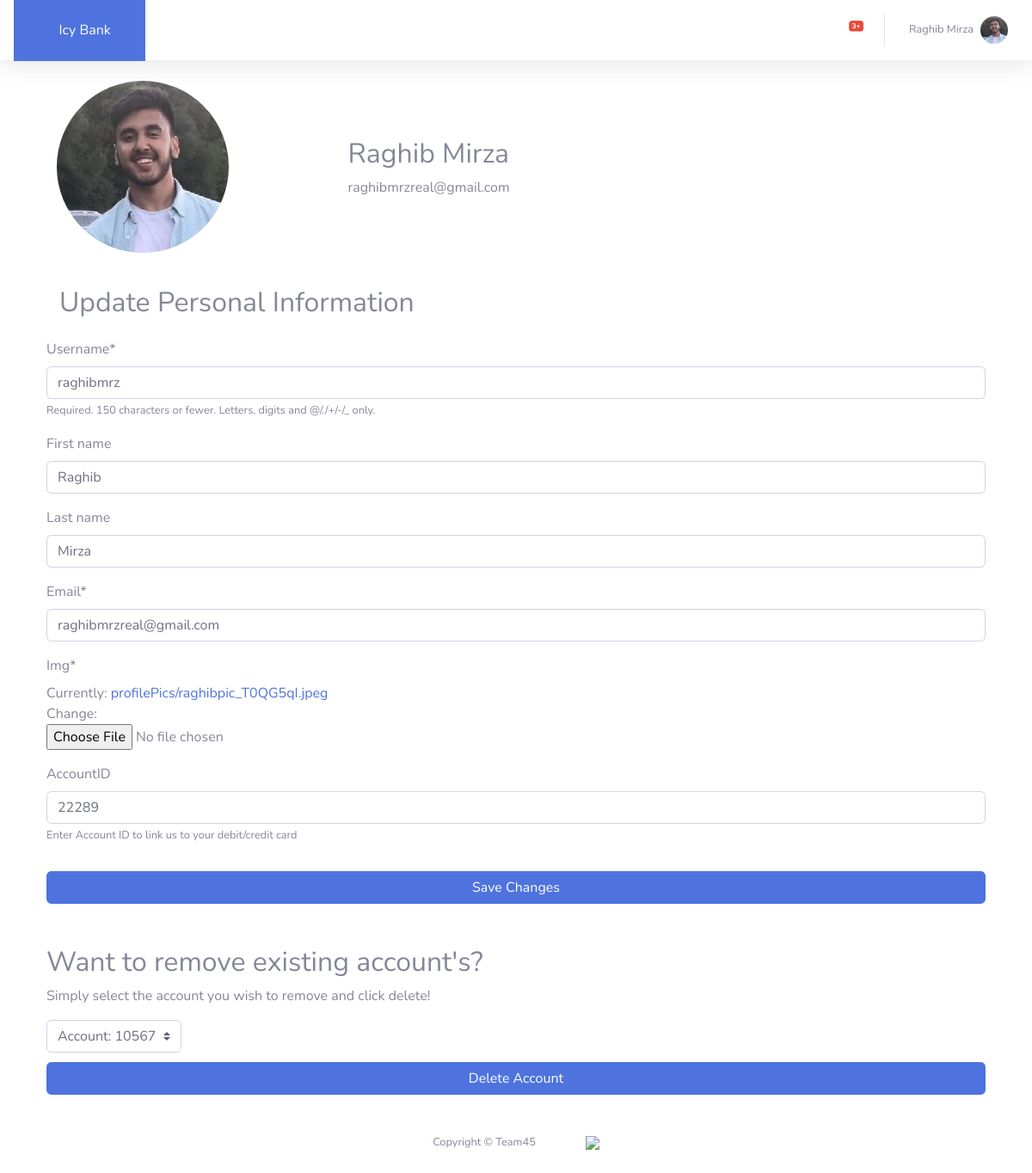
The page /home/profile (signed in) on the database as committed earlier.
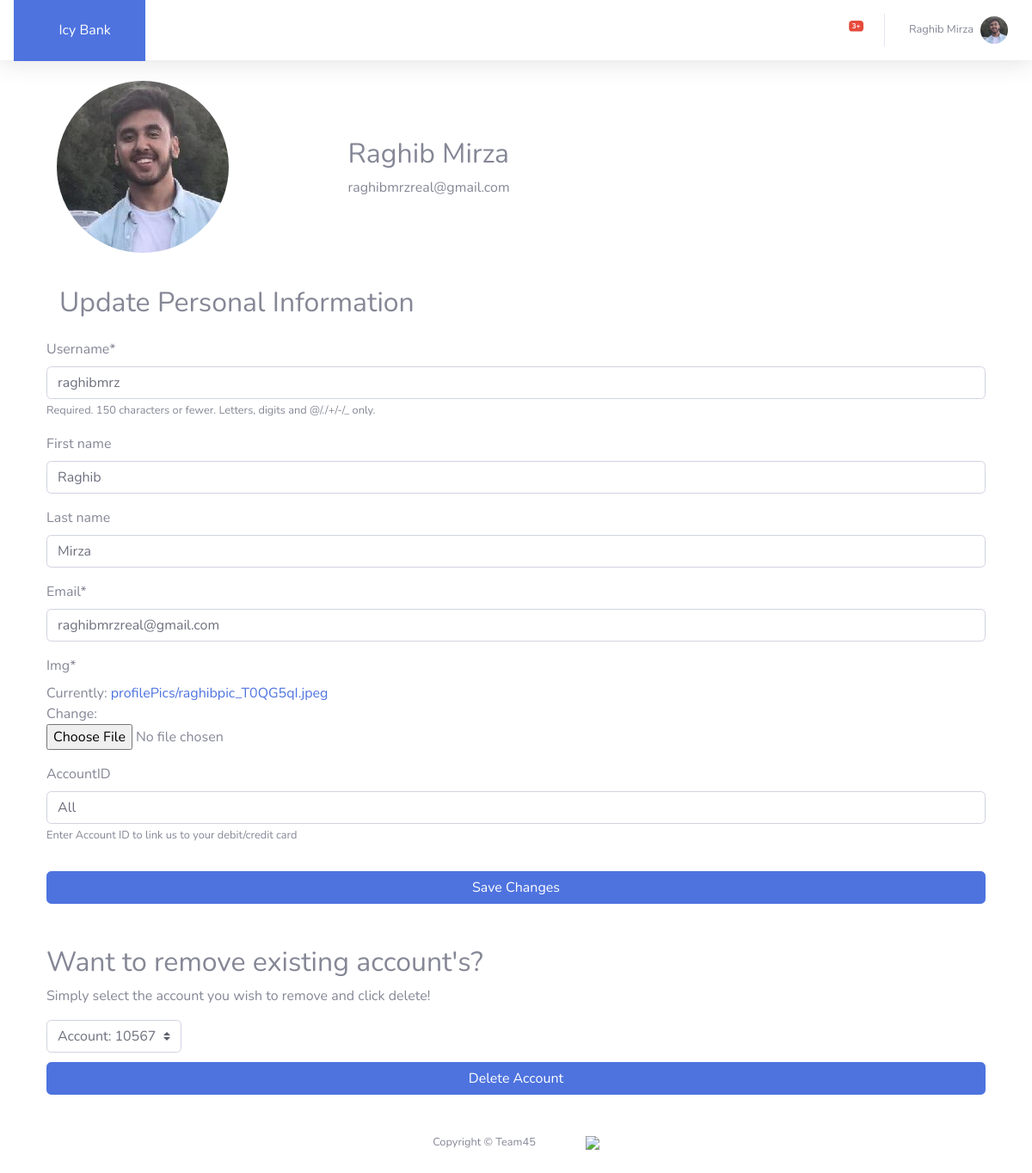
The same page on the database as committed later.
### users/models.py (models this page shows, shortened)
class Profile(models.Model):
    user = models.OneToOneField(User, on_delete=models.CASCADE)
    img = models.ImageField(default='default.png', upload_to='profilePics')
    accountID = models.CharField(max_length=14, blank=True,
                                 help_text="Enter Account ID to link us to your debit/credit card")
    accountIDList = models.CharField(max_length=128, blank=True)
    gotAccount = models.CharField(max_length=1, blank=False, default="0")
    transPerPage = models.CharField(max_length=14, blank=False, default="10")
    dateRange = models.CharField(max_length=128, blank=False, default="None")
    useDateFilter = models.CharField(max_length=1, blank=False, default="0")
    def getAccount(self):
        return Account.objects.filter(user__username=self.user.username).values_list('accountid', flat=True)

### transactions/views.py (the view)
# urls.py: path('profile', views.profile, name='profile'),
@login_required
def profile(request):
    request.session.set_expiry(600)
    if request.method == 'POST':
        uForm = UserUpdateForm(request.POST, request.FILES, instance=request.user)
        pForm = ProfileUpdateForm(request.POST, request.FILES, instance=request.user.profile)
        if uForm.is_valid() and pForm.is_valid():
            newAccountID = pForm.cleaned_data.get('accountID')
            request.user.profile.addToAccountList(newAccountID)
            uForm.save()
            pForm.save()
            messages.success(request, f'Account successfully updated')
            return redirect('profile')
    else:
        uForm = UserUpdateForm(instance=request.user)
        pForm = ProfileUpdateForm(instance=request.user.profile)
    context = {
        'uForm': uForm,
        'pForm': pForm,
        'accountIDs': getStrAccountIDs(request.user.profile)
    }
    return render(request, "transactions/profile.html", context)

### users/forms.py
class UserUpdateForm(forms.ModelForm):
    email = forms.EmailField()
    class Meta:
        model = User
        fields = ['username', 'first_name', 'last_name', 'email']

class ProfileUpdateForm(forms.ModelForm):
    class Meta:
        model = Profile
        fields = ['img', 'accountID']

### transactions/utils.py (called while the page is built)
def getStrAccountIDs(profile):
    accountList = []
    for accounts in profile.getAccount():
        accountList.append(str(accounts))
    return accountList

### transactions/templates/transactions/profile.html (shortened to what this page needs)
{% extends "transactions/base.html" %}
{% load crispy_forms_tags %}
{% block ctt %}
<div class="content-section">
	<div class="media">
		<div class="col-xl-3 col-md-6 mb-4">
			<img class="rounded-circle account-img" src="{{ user.profile.img.url }}">
		</div>
		<div class="col-xl-3 col-md-6 mb-4" style="margin: 6%">
			<h2 class="account-heading">{{ user.first_name }} {{ user.last_name }}</h2>
			<p class="test-secondary">{{ user.email }}</p>
		</div>
	</div>
	<h2 style="padding: 15px">
		Update Personal Information
	</h2>
	<form method="POST" enctype="multipart/form-data">
		<fieldset class="form-group">
			{{ uForm|crispy }}
			{{ pForm|crispy }}
		</fieldset>
		<div class="form-group">
			<button class="btn btn-primary btn-user btn-block" type="submit">
				Save Changes
			</button>
		</div>
	</form>
	<div style="padding-top: 3%">
		<h2 class="account-heading" >
		Want to remove existing account's?</h2>
		<p class="test-secondary">Simply select the account you wish to remove and click delete!</p>
	</div>
	<form action="{% url 'delete' %}" method="POST">
		<select class="custom-select w-auto" name="accountDropdown" style="margin-bottom: 1%">
		{% for account in accountIDs %}
			<option value="{{account}}">Account: {{ account }}</option>
		{% endfor %}
		</select>
		<div class="form-group">
			<input class="btn btn-primary btn-user btn-block" type="submit" value="Delete Account">
		</div>
	</form>
</div>
{% endblock ctt %}

### transactions/templates/transactions/base.html (shortened to what this page needs)
{% load static %}
<!DOCTYPE html>
<html>
<head>
    <link rel="stylesheet" type="text/css" href="https://cdn.jsdelivr.net/npm/daterangepicker/daterangepicker.css">
    <link rel="stylesheet" href="https://maxcdn.bootstrapcdn.com/bootstrap/4.0.0/css/bootstrap.min.css">
    <link href="{% static 'transactions/fontawesome-free/css/all.min.css' %}" rel="stylesheet" type="text/css">
    <link rel="stylesheet" type="text/css" href="{% static 'transactions/main.css' %}">
</head>
<body>
  <nav class="navbar navbar-expand navbar-light bg-white topbar mb-4 static-top shadow">
    <a class="sidebar-brand bg-primary text-white p-4 d-flex align-items-center justify-content-left" href="{% url 'home' %}">
        <div class="sidebar-brand-icon rotate-n-15">
          <i class="fas fa-money-check"></i>
            </div>
        <div class="sidebar-brand-text mx-3">Icy Bank</div>
    </a>
    <ul class="navbar-nav ml-auto">
        <li class="nav-item dropdown no-arrow mx-1">
                <a class="nav-link dropdown-toggle" href="{% url 'help' %}">
            <i class="fas fa-question-circle fa-fw"></i>
          </a>
        </li>
        <li class="nav-item dropdown no-arrow mx-1">
            <a class="nav-link dropdown-toggle" href="" id="alertsDropdown" role="button" data-toggle="dropdown" aria-haspopup="true" aria-expanded="false">
              <i class="fas fa-bell fa-fw"></i>
                <span class="badge badge-danger badge-counter">3+</span>
            </a>
        </li>
        <li class="nav-item dropdown no-arrow">
            <a class="nav-link dropdown-toggle" href="#" id="userDropdown" role="button" data-toggle="dropdown" aria-haspopup="true" aria-expanded="false">
              <span class="mr-2 d-none d-lg-inline text-gray-600 small">{{ user.first_name }} {{ user.last_name }}</span>
              <img class="img-profile rounded-circle" src="{{user.profile.img.url}}">
            </a>
        </li>
      </ul>
    </nav>
  <div class="container">
    {% block ctt %}{% endblock ctt %}
  </div>
  <footer class="sticky-footer">
    <div class="container my-auto">
      <div class="copyright text-center my-auto">
        <span>Copyright © Team45</span>
        <img src="{% static 'transactions/img/nttlogo.png' %}" style="max-width:10%; margin-left: 5%;">
      </div>
    </div>
  </footer>
</body>
</html>

Rows that differ between the two databases and show on the page:
changed Profile: accountID "22289" → "All"
